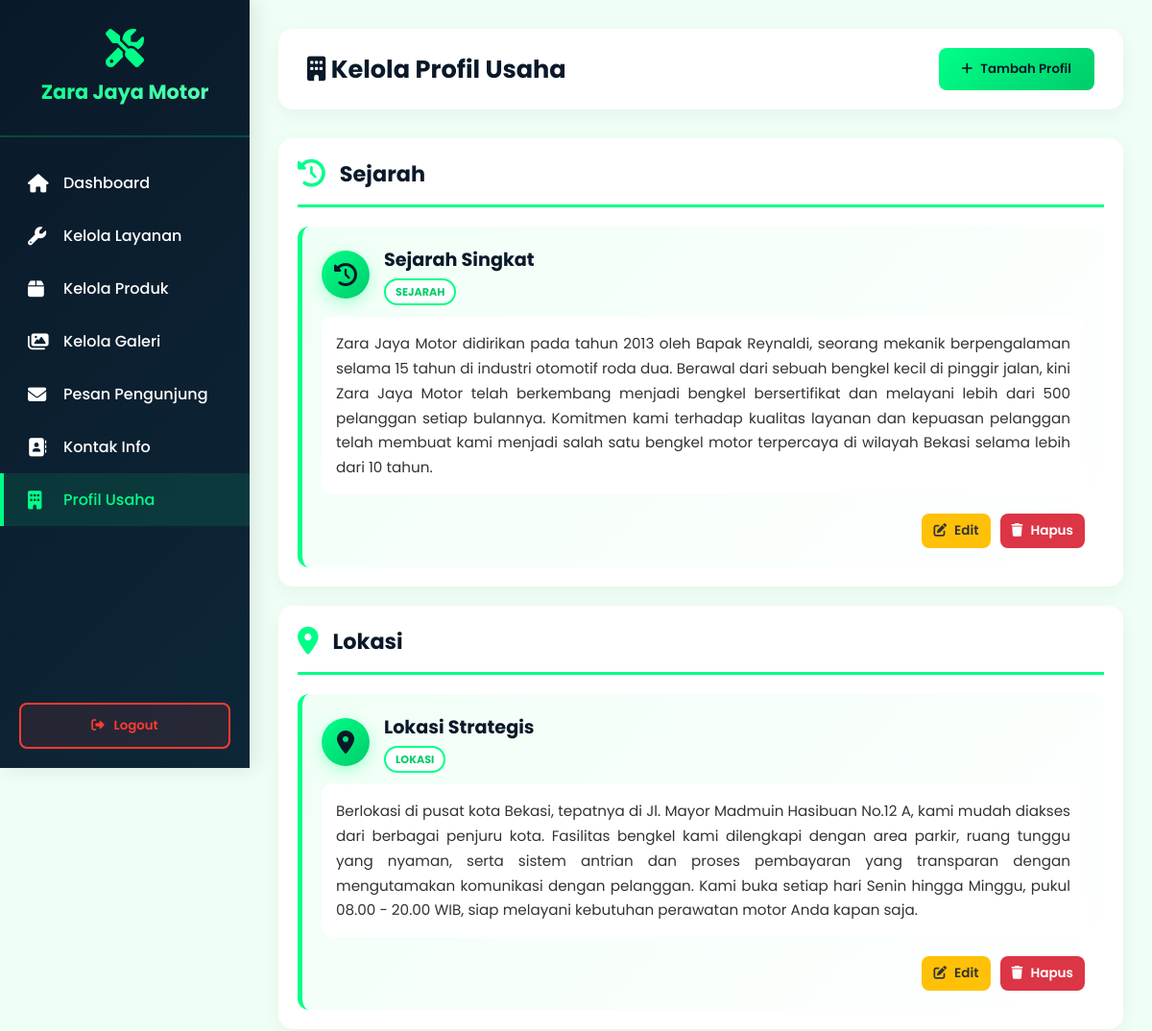
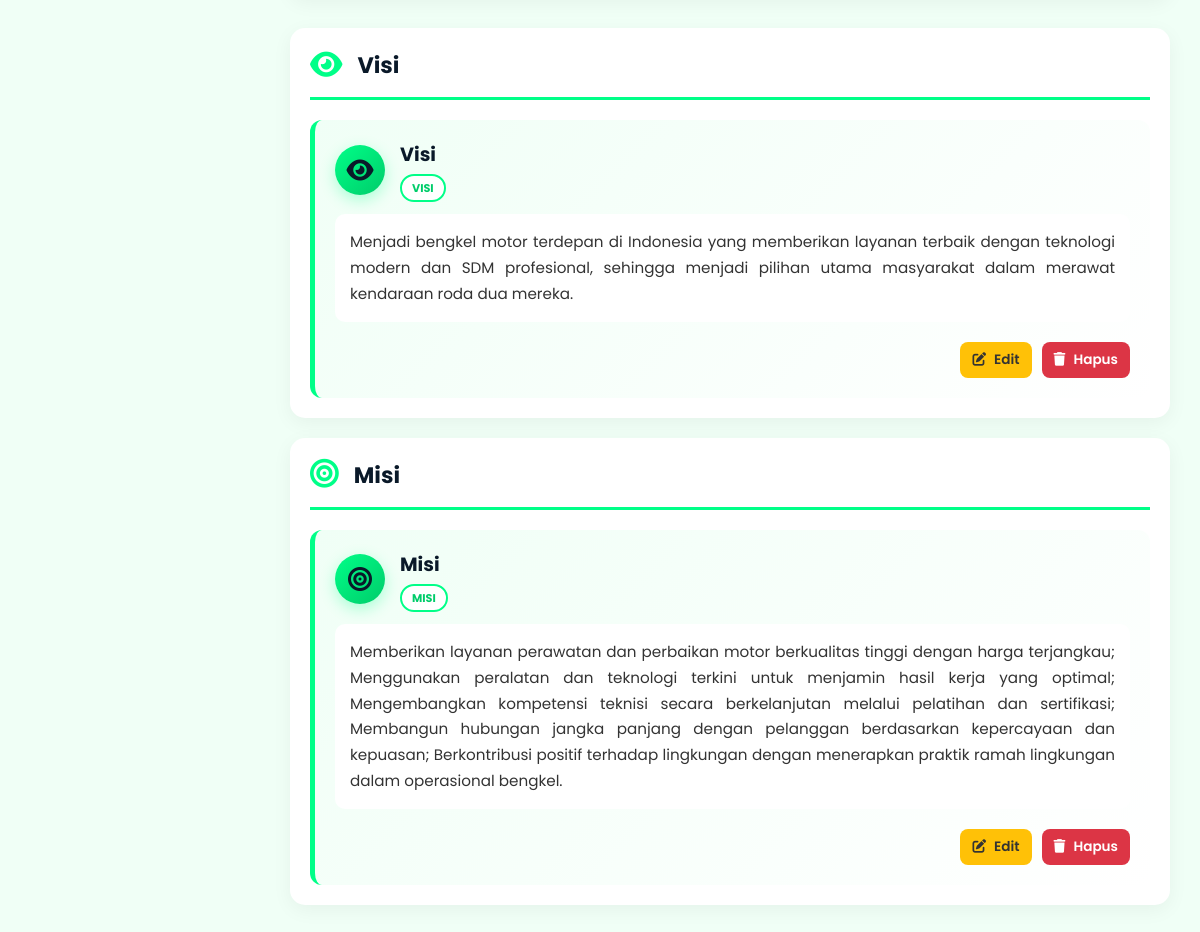
The app's page /zjm/admin/admin_profil.php (signed in) with its own data (2 pictures, top to bottom).
### tables this page shows
CREATE TABLE `profil_usaha` (
  `id` int(11) NOT NULL,
  `judul` varchar(100) DEFAULT NULL,
  `ikon` varchar(50) DEFAULT NULL,
  `isi` text DEFAULT NULL,
  `kategori` enum('sejarah','lokasi','visi','misi') NOT NULL
);

### zjm/admin/admin_profil.php (the view, shortened to what this page needs)
<?php
include '../config/koneksi.php';
$profil = $conn->query("SELECT * FROM profil_usaha ORDER BY
    FIELD(kategori, 'sejarah', 'lokasi', 'visi', 'misi'), id ASC");
?>
<!DOCTYPE html>
<html lang="id">
<head>
    <link rel="stylesheet" href="https://cdnjs.cloudflare.com/ajax/libs/font-awesome/6.4.0/css/all.min.css">
</head>
<body>
    <aside class="sidebar" id="sidebar">
        <div class="sidebar-header">
            <i class="fas fa-tools"></i>
            <h2>Zara Jaya Motor</h2>
        </div>
        <nav class="sidebar-menu">
            <a href="dashboard.php" class="menu-item">
                <i class="fas fa-home"></i>
                <span>Dashboard</span>
            </a>
            <a href="admin_layanan.php" class="menu-item">
                <i class="fas fa-wrench"></i>
                <span>Kelola Layanan</span>
            </a>
            <a href="admin_produk.php" class="menu-item">
                <i class="fas fa-box"></i>
                <span>Kelola Produk</span>
            </a>
            <a href="admin_galeri.php" class="menu-item">
                <i class="fas fa-images"></i>
                <span>Kelola Galeri</span>
            </a>
            <a href="admin_pesan.php" class="menu-item">
                <i class="fas fa-envelope"></i>
                <span>Pesan Pengunjung</span>
            </a>
            <a href="admin_kontak.php" class="menu-item">
                <i class="fas fa-address-book"></i>
                <span>Kontak Info</span>
            </a>
            <a href="admin_profil.php" class="menu-item active">
                <i class="fas fa-building"></i>
                <span>Profil Usaha</span>
            </a>
        </nav>
        <div class="logout-section">
            <form action="logout.php" method="POST">
                <button type="submit" class="btn-logout">
                    <i class="fas fa-sign-out-alt"></i>
                    <span>Logout</span>
                </button>
            </form>
        </div>
    </aside>
    <main class="main-content">
        <div class="header">
            <h1><i class="fas fa-building"></i> Kelola Profil Usaha</h1>
            <button class="btn btn-primary" onclick="openModal('tambahModal')">
                <i class="fas fa-plus"></i> Tambah Profil
            </button>
        </div>
        <div class="profil-section">
            <div class="profil-grid">
                <?php
                if ($profil->num_rows === 0): ?>
                    <div class="empty-state">
                        <i class="fas fa-building"></i>
                        <h3>Belum ada data profil usaha</h3>
                        <p>Tambahkan profil usaha pertama Anda!</p>
                    </div>
                <?php else:
                    $current_kategori = '';
                    while ($row = $profil->fetch_assoc()):
                        if ($current_kategori != $row['kategori']) {
                            if ($current_kategori != '') echo '</div></div>';
                            $current_kategori = $row['kategori'];
                            $kategori_icons = [
                                'sejarah' => 'fa-history',
                                'lokasi' => 'fa-map-marker-alt',
                                'visi' => 'fa-eye',
                                'misi' => 'fa-bullseye'
                            ];
                            $kategori_names = [
                                'sejarah' => 'Sejarah',
                                'lokasi' => 'Lokasi',
                                'visi' => 'Visi',
                                'misi' => 'Misi'
                            ];
                            echo '<div class="content-box">';
                            echo '<div class="section-title">';
                            echo '<i class="fas ' . $kategori_icons[$current_kategori] . '"></i>';
                            echo '<h2>' . $kategori_names[$current_kategori] . '</h2>';
                            echo '</div>';
                        }
                ?>
                <div class="profil-card">
                    <div class="profil-header">
                        <div class="profil-title">
                            <div class="profil-icon">
                                <i class="fas <?php echo htmlspecialchars($row['ikon']); ?>"></i>
                            </div>
                            <div class="profil-title-text">
                                <h3><?php echo htmlspecialchars($row['judul']); ?></h3>
                                <span class="profil-badge"><?php echo strtoupper($row['kategori']); ?></span>
                            </div>
                        </div>
                    </div>
                    <div class="profil-content">
                        <?php echo nl2br(htmlspecialchars($row['isi'])); ?>
                    </div>
                    <div class="profil-actions">
                        <button class="btn btn-warning btn-sm" onclick='editProfil(<?php echo json_encode($row); ?>)'>
                            <i class="fas fa-edit"></i> Edit
                        </button>
                        <a href="?hapus=<?php echo $row['id']; ?>" class="btn btn-danger btn-sm" onclick="return confirm('Yakin ingin menghapus profil ini?')">
                            <i class="fas fa-trash"></i> Hapus
                        </a>
                    </div>
                </div>
                <?php
                    endwhile;
                    if ($current_kategori != '') echo '</div>';
                endif;
                ?>
    </main>
</body>
</html>

### records on screen
profil_usaha: kategori "Sejarah", judul "Sejarah Singkat", kategori "SEJARAH", isi "Zara Jaya Motor didirikan pada tahun 2013 oleh Bapak Reynaldi, seorang mekanik berpengalaman selama 15 tahun di industri otomotif roda dua. Berawal dari sebuah bengkel kecil di pinggir jalan, kini Zara Jaya Motor telah berkembang menjadi bengkel bersertifikat dan melayani lebih dari 500 pelanggan setiap bulannya. Komitmen kami terhadap kualitas layanan dan kepuasan pelanggan telah membuat kami menjadi salah satu bengkel motor terpercaya di wilayah Bekasi selama lebih dari 10 tahun."
profil_usaha: kategori "Lokasi", judul "Lokasi Strategis", kategori "LOKASI", isi "Berlokasi di pusat kota Bekasi, tepatnya di Jl. Mayor Madmuin Hasibuan No.12 A, kami mudah diakses dari berbagai penjuru kota. Fasilitas bengkel kami dilengkapi dengan area parkir, ruang tunggu yang nyaman, serta sistem antrian dan proses pembayaran yang transparan dengan mengutamakan komunikasi dengan pelanggan. Kami buka setiap hari Senin hingga Minggu, pukul 08.00 - 20.00 WIB, siap melayani kebutuhan perawatan motor Anda kapan saja."
profil_usaha: kategori "Visi", judul "Visi", kategori "VISI", isi "Menjadi bengkel motor terdepan di Indonesia yang memberikan layanan terbaik dengan teknologi modern dan SDM profesional, sehingga menjadi pilihan utama masyarakat dalam merawat kendaraan roda dua mereka."
profil_usaha: kategori "Misi", judul "Misi", kategori "MISI", isi "Memberikan layanan perawatan dan perbaikan motor berkualitas tinggi dengan harga terjangkau; Menggunakan peralatan dan teknologi terkini untuk menjamin hasil kerja yang optimal; Mengembangkan kompetensi teknisi secara berkelanjutan melalui pelatihan dan sertifikasi; Membangun hubungan jangka panjang dengan pelanggan berdasarkan kepercayaan dan kepuasan; Berkontribusi positif terhadap lingkungan dengan menerapkan praktik ramah lingkungan dalam operasional bengkel."
